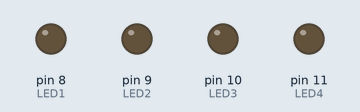
Simulated run of this sketch. Board: Arduino Uno, built with avr-gcc and run on an emulated ATmega328P. On the bench: output pins drawn as LEDs (lit = HIGH).

Above: at 0.1 s.
At 4.75 s:
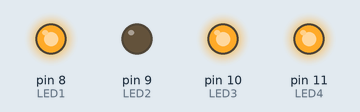
At 8.6 s:
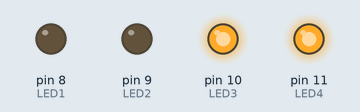
At 19.25 s:
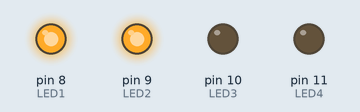
At 29.75 s:
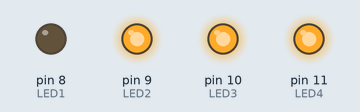
At 39.75 s:
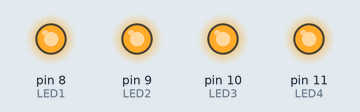
Timing chart, 0 to 40.0 s (numbered marks = the images above):
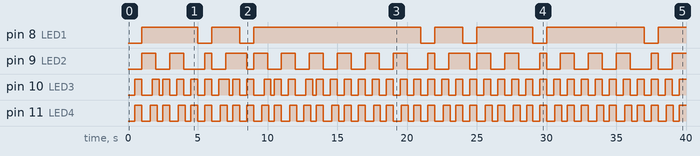

The sketch:

Handle_Multiple_Event_with_millis__function.ino
```cpp
int LED1 = 8;
int LED2 = 9;
int LED3 = 10;
int LED4 = 11;

unsigned long wait1 = 1000;
unsigned long wait2 = 500;
unsigned long wait3 = 250;
unsigned long wait4 = 100;

unsigned long previousTime1 = 0;
unsigned long previousTime2 = 0;
unsigned long previousTime3 = 0;
unsigned long previousTime4 = 0;

short state1 = 0;
short state2 = 0;
short state3 = 0;
short state4 = 0;

void setup() {
  pinMode(LED1, OUTPUT);
  pinMode(LED2, OUTPUT);
  pinMode(LED3, OUTPUT);
  pinMode(LED4, OUTPUT);
}

void loop() {
  if ((millis() - previousTime1) >= wait1) {
    if (state1 == 1) {
      state1 = 0;
    }
    else {
      state1 = 1;
    }

    digitalWrite(LED1, state2);
    previousTime1 = millis();
  }

  if ((millis() - previousTime2) >= wait2) {
    if (state2 == 1) {
      state2 = 0;
    }
    else {
      state2 = 1;
    }
    digitalWrite(LED2, state1);
    previousTime2 = millis();
  }

  if ((millis() - previousTime3) >= wait3) {
    if (state3 == 1) {
      state3 = 0;
    }
    else {
      state3 = 1;
    }

    digitalWrite(LED3, state2);
    previousTime3 = millis();
  }

  if ((millis() - previousTime4) >= wait4) {
    if (state4 == 1) {
      state4 = 0;
    }
    else {
      state4 = 1;
    }

    digitalWrite(LED4, state2);
    previousTime4 = millis();
  }

}
```

Measured:
- by itself, pin 8 (LED1): LOW → HIGH at 1.0 s, → LOW 4.0 s later, → HIGH 1.0 s later, → LOW 2.0 s later, … (13 changes in this stretch)
- by itself, pin 9 (LED2): moves between LOW and HIGH, repeating every 16.0 s
- by itself, pin 10 (LED3): moves between LOW and HIGH, repeating every 11.0 s
- by itself, pin 11 (LED4): moves between LOW and HIGH, repeating every 6.0 s
